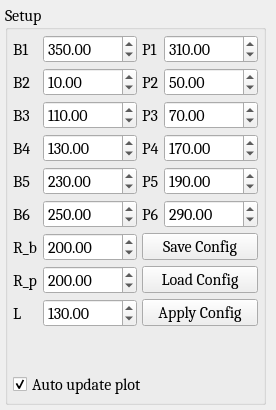
         <widget class="QWidget" name="PlatformTab">
          <attribute name="title">
           <string>Platform</string>
          </attribute>
          <layout class="QHBoxLayout" name="horizontalLayout_7">
           <property name="spacing">
            <number>5</number>
           </property>
           <property name="leftMargin">
            <number>5</number>
           </property>
           <property name="topMargin">
            <number>5</number>
           </property>
           <property name="rightMargin">
            <number>5</number>
           </property>
           <property name="bottomMargin">
            <number>5</number>
           </property>
           <item>
            <widget class="QGroupBox" name="groupBox_8">
             <property name="sizePolicy">
              <sizepolicy hsizetype="Expanding" vsizetype="Expanding">
               <horstretch>1</horstretch>
               <verstretch>0</verstretch>
              </sizepolicy>
             </property>
             <property name="font">
              <font>
               <family>Cambria</family>
               <pointsize>12</pointsize>
              </font>
             </property>
             <property name="title">
              <string>Setup</string>
             </property>
             <layout class="QGridLayout" name="gridLayout_13" columnstretch="0,0,0,0">
              <property name="leftMargin">
               <number>5</number>
              </property>
              <property name="topMargin">
               <number>5</number>
              </property>
              <property name="rightMargin">
               <number>5</number>
              </property>
              <property name="bottomMargin">
               <number>5</number>
              </property>
              <property name="spacing">
               <number>5</number>
              </property>
              <item row="0" column="0">
               <widget class="QLabel" name="label_11">
                <property name="font">
                 <font>
                  <family>Cambria</family>
                  <pointsize>12</pointsize>
                 </font>
                </property>
                <property name="text">
                 <string>B1</string>
                </property>
               </widget>
              </item>
              <item row="0" column="1">
               <widget class="QDoubleSpinBox" name="ThetaB1SpinBox">
                <property name="font">
                 <font>
                  <family>Cambria</family>
                  <pointsize>12</pointsize>
                 </font>
                </property>
                <property name="maximum">
                 <double>100000.000000000000000</double>
                </property>
                <property name="singleStep">
                 <double>0.500000000000000</double>
                </property>
                <property name="value">
                 <double>350.000000000000000</double>
                </property>
               </widget>
              </item>
              <item row="5" column="0">
               <widget class="QLabel" name="label_18">
                <property name="font">
                 <font>
                  <family>Cambria</family>
                  <pointsize>12</pointsize>
                 </font>
                </property>
                <property name="text">
                 <string>B6</string>
                </property>
               </widget>
              </item>
              <item row="5" column="1">
               <widget class="QDoubleSpinBox" name="ThetaB6SpinBox">
                <property name="font">
                 <font>
                  <family>Cambria</family>
                  <pointsize>12</pointsize>
                 </font>
                </property>
                <property name="maximum">
                 <double>100000.000000000000000</double>
                </property>
                <property name="singleStep">
                 <double>0.500000000000000</double>
                </property>
                <property name="value">
                 <double>250.000000000000000</double>
                </property>
               </widget>
              </item>
              <item row="1" column="0">
               <widget class="QLabel" name="label_13">
                <property name="font">
                 <font>
                  <family>Cambria</family>
                  <pointsize>12</pointsize>
                 </font>
                </property>
                <property name="text">
                 <string>B2</string>
                </property>
               </widget>
              </item>
              <item row="0" column="3">
               <widget class="QDoubleSpinBox" name="ThetaP1SpinBox">
                <property name="font">
                 <font>
                  <family>Cambria</family>
                  <pointsize>12</pointsize>
                 </font>
                </property>
                <property name="maximum">
                 <double>100000.000000000000000</double>
                </property>
                <property name="singleStep">
                 <double>0.500000000000000</double>
                </property>
                <property name="value">
                 <double>310.000000000000000</double>
                </property>
               </widget>
              </item>
              <item row="3" column="0">
               <widget class="QLabel" name="label_15">
                <property name="font">
                 <font>
                  <family>Cambria</family>
                  <pointsize>12</pointsize>
                 </font>
                </property>
                <property name="text">
                 <string>B4</string>
                </property>
               </widget>
              </item>
              <item row="2" column="0">
               <widget class="QLabel" name="label_14">
                <property name="font">
                 <font>
                  <family>Cambria</family>
                  <pointsize>12</pointsize>
                 </font>
                </property>
                <property name="text">
                 <string>B3</string>
                </property>
               </widget>
              </item>
              <item row="4" column="0">
               <widget class="QLabel" name="label_16">
                <property name="font">
                 <font>
                  <family>Cambria</family>
                  <pointsize>12</pointsize>
                 </font>
                </property>
                <property name="text">
                 <string>B5</string>
                </property>
               </widget>
              </item>
              <item row="7" column="0">
               <widget class="QLabel" name="label_7">
                <property name="font">
                 <font>
                  <family>Cambria</family>
                  <pointsize>12</pointsize>
                 </font>
                </property>
                <property name="text">
                 <string>R_p</string>
                </property>
               </widget>
              </item>
              <item row="6" column="0">
               <widget class="QLabel" name="label_6">
                <property name="font">
                 <font>
                  <family>Cambria</family>
                  <pointsize>12</pointsize>
                 </font>
                </property>
                <property name="text">
                 <string>R_b</string>
                </property>
               </widget>
              </item>
              <item row="1" column="1">
               <widget class="QDoubleSpinBox" name="ThetaB2SpinBox">
                <property name="font">
                 <font>
                  <family>Cambria</family>
                  <pointsize>12</pointsize>
                 </font>
                </property>
                <property name="maximum">
                 <double>100000.000000000000000</double>
                </property>
                <property name="singleStep">
                 <double>0.500000000000000</double>
                </property>
                <property name="value">
                 <double>10.000000000000000</double>
                </property>
               </widget>
              </item>
              <item row="6" column="2" colspan="2">
               <widget class="QPushButton" name="btnSaveConfig">
                <property name="font">
                 <font>
                  <family>Cambria</family>
                  <pointsize>12</pointsize>
                 </font>
                </property>
                <property name="text">
                 <string>Save Config</string>
                </property>
               </widget>
              </item>
              <item row="7" column="2" colspan="2">
               <widget class="QPushButton" name="btnLoadConfig">
                <property name="font">
                 <font>
                  <family>Cambria</family>
                  <pointsize>12</pointsize>
                 </font>
                </property>
                <property name="text">
                 <string>Load Config</string>
                </property>
               </widget>
              </item>
              <item row="5" column="2">
               <widget class="QLabel" name="label_29">
                <property name="font">
                 <font>
                  <family>Cambria</family>
                  <pointsize>12</pointsize>
                 </font>
                </property>
                <property name="text">
                 <string>P6</string>
                </property>
               </widget>
              </item>
              <item row="1" column="2">
               <widget class="QLabel" name="label_25">
                <property name="font">
                 <font>
                  <family>Cambria</family>
                  <pointsize>12</pointsize>
                 </font>
                </property>
                <property name="text">
                 <string>P2</string>
                </property>
               </widget>
              </item>
              <item row="2" column="2">
               <widget class="QLabel" name="label_26">
                <property name="font">
                 <font>
                  <family>Cambria</family>
                  <pointsize>12</pointsize>
                 </font>
                </property>
                <property name="text">
                 <string>P3</string>
                </property>
               </widget>
              </item>
              <item row="4" column="2">
               <widget class="QLabel" name="label_28">
                <property name="font">
                 <font>
                  <family>Cambria</family>
                  <pointsize>12</pointsize>
                 </font>
                </property>
                <property name="text">
                 <string>P5</string>
                </property>
               </widget>
              </item>
              <item row="3" column="2">
               <widget class="QLabel" name="label_27">
                <property name="font">
                 <font>
                  <family>Cambria</family>
                  <pointsize>12</pointsize>
                 </font>
                </property>
                <property name="text">
                 <string>P4</string>
                </property>
               </widget>
              </item>
              <item row="8" column="2" colspan="2">
               <widget class="QPushButton" name="btnApplyConfig">
                <property name="font">
                 <font>
                  <family>Cambria</family>
                  <pointsize>12</pointsize>
                 </font>
                </property>
                <property name="text">
                 <string>Apply Config</string>
                </property>
               </widget>
              </item>
              <item row="8" column="1">
               <widget class="QDoubleSpinBox" name="LegLengthSpinBox">
                <property name="font">
                 <font>
                  <family>Cambria</family>
                  <pointsize>12</pointsize>
                 </font>
                </property>
                <property name="maximum">
                 <double>100000.000000000000000</double>
                </property>
                <property name="value">
                 <double>130.000000000000000</double>
                </property>
               </widget>
              </item>
              <item row="6" column="1">
               <widget class="QDoubleSpinBox" name="RadiusBaseSpinBox">
                <property name="font">
                 <font>
                  <family>Cambria</family>
                  <pointsize>12</pointsize>
                 </font>
                </property>
                <property name="maximum">
                 <double>100000.000000000000000</double>
                </property>
                <property name="value">
                 <double>200.000000000000000</double>
                </property>
               </widget>
              </item>
              <item row="7" column="1">
               <widget class="QDoubleSpinBox" name="RadiusPlatformSpinBox">
                <property name="font">
                 <font>
                  <family>Cambria</family>
                  <pointsize>12</pointsize>
                 </font>
                </property>
                <property name="maximum">
                 <double>100000.000000000000000</double>
                </property>
                <property name="value">
                 <double>200.000000000000000</double>
                </property>
               </widget>
              </item>
              <item row="2" column="3">
               <widget class="QDoubleSpinBox" name="ThetaP3SpinBox">
                <property name="font">
                 <font>
                  <family>Cambria</family>
                  <pointsize>12</pointsize>
                 </font>
                </property>
                <property name="maximum">
                 <double>100000.000000000000000</double>
                </property>
                <property name="singleStep">
                 <double>0.500000000000000</double>
                </property>
                <property name="value">
                 <double>70.000000000000000</double>
                </property>
               </widget>
              </item>
              <item row="5" column="3">
               <widget class="QDoubleSpinBox" name="ThetaP6SpinBox">
                <property name="font">
                 <font>
                  <family>Cambria</family>
                  <pointsize>12</pointsize>
                 </font>
                </property>
                <property name="maximum">
                 <double>100000.000000000000000</double>
                </property>
                <property name="singleStep">
                 <double>0.500000000000000</double>
                </property>
                <property name="value">
                 <double>290.000000000000000</double>
                </property>
               </widget>
              </item>
              <item row="8" column="0">
               <widget class="QLabel" name="label_17">
                <property name="font">
                 <font>
                  <family>Cambria</family>
                  <pointsize>12</pointsize>
                 </font>
                </property>
                <property name="text">
                 <string>L</string>
                </property>
               </widget>
              </item>
              <item row="3" column="3">
               <widget class="QDoubleSpinBox" name="ThetaP4SpinBox">
                <property name="font">
                 <font>
                  <family>Cambria</family>
                  <pointsize>12</pointsize>
                 </font>
                </property>
                <property name="maximum">
                 <double>100000.000000000000000</double>
                </property>
                <property name="singleStep">
                 <double>0.500000000000000</double>
                </property>
                <property name="value">
                 <double>170.000000000000000</double>
                </property>
               </widget>
              </item>
              <item row="1" column="3">
               <widget class="QDoubleSpinBox" name="ThetaP2SpinBox">
                <property name="font">
                 <font>
                  <family>Cambria</family>
                  <pointsize>12</pointsize>
                 </font>
                </property>
                <property name="maximum">
                 <double>100000.000000000000000</double>
                </property>
                <property name="singleStep">
                 <double>0.500000000000000</double>
                </property>
                <property name="value">
                 <double>50.000000000000000</double>
                </property>
               </widget>
              </item>
              <item row="3" column="1">
               <widget class="QDoubleSpinBox" name="ThetaB4SpinBox">
                <property name="font">
                 <font>
                  <family>Cambria</family>
                  <pointsize>12</pointsize>
                 </font>
                </property>
                <property name="maximum">
                 <double>100000.000000000000000</double>
                </property>
                <property name="singleStep">
                 <double>0.500000000000000</double>
                </property>
                <property name="value">
                 <double>130.000000000000000</double>
                </property>
               </widget>
              </item>
              <item row="4" column="1">
               <widget class="QDoubleSpinBox" name="ThetaB5SpinBox">
                <property name="font">
                 <font>
                  <family>Cambria</family>
                  <pointsize>12</pointsize>
                 </font>
                </property>
                <property name="maximum">
                 <double>100000.000000000000000</double>
                </property>
                <property name="singleStep">
                 <double>0.500000000000000</double>
                </property>
                <property name="value">
                 <double>230.000000000000000</double>
                </property>
               </widget>
              </item>
              <item row="2" column="1">
               <widget class="QDoubleSpinBox" name="ThetaB3SpinBox">
                <property name="font">
                 <font>
                  <family>Cambria</family>
                  <pointsize>12</pointsize>
                 </font>
                </property>
                <property name="maximum">
                 <double>100000.000000000000000</double>
                </property>
                <property name="singleStep">
                 <double>0.500000000000000</double>
                </property>
                <property name="value">
                 <double>110.000000000000000</double>
                </property>
               </widget>
              </item>
              <item row="4" column="3">
               <widget class="QDoubleSpinBox" name="ThetaP5SpinBox">
                <property name="font">
                 <font>
                  <family>Cambria</family>
                  <pointsize>12</pointsize>
                 </font>
                </property>
                <property name="maximum">
                 <double>100000.000000000000000</double>
                </property>
                <property name="singleStep">
                 <double>0.500000000000000</double>
                </property>
                <property name="value">
                 <double>190.000000000000000</double>
                </property>
               </widget>
              </item>
              <item row="0" column="2">
               <widget class="QLabel" name="label_12">
                <property name="font">
                 <font>
                  <family>Cambria</family>
                  <pointsize>12</pointsize>
                 </font>
                </property>
                <property name="text">
                 <string>P1</string>
                </property>
               </widget>
              </item>
              <item row="9" column="1">
               <spacer name="verticalSpacer_2">
                <property name="orientation">
                 <enum>Qt::Vertical</enum>
                </property>
                <property name="sizeHint" stdset="0">
                 <size>
                  <width>20</width>
                  <height>40</height>
                 </size>
                </property>
               </spacer>
              </item>
              <item row="10" column="0" colspan="4">
               <widget class="QCheckBox" name="checkAutoUpdate">
                <property name="font">
                 <font>
                  <family>Cambria</family>
                  <pointsize>12</pointsize>
                 </font>
                </property>
                <property name="text">
                 <string>Auto update plot</string>
                </property>
                <property name="checked">
                 <bool>true</bool>
                </property>
                <property name="tristate">
                 <bool>false</bool>
                </property>
               </widget>
              </item>
             </layout>
            </widget>
           </item>
           <item>
            <widget class="QWidget" name="graphWidget" native="true">
             <property name="enabled">
              <bool>true</bool>
             </property>
             <property name="sizePolicy">
              <sizepolicy hsizetype="Expanding" vsizetype="Expanding">
               <horstretch>2</horstretch>
               <verstretch>0</verstretch>
              </sizepolicy>
             </property>
             <property name="minimumSize">
              <size>
               <width>0</width>
               <height>0</height>
              </size>
             </property>
             <property name="autoFillBackground">
              <bool>true</bool>
             </property>
            </widget>
           </item>
          </layout>
         </widget>
